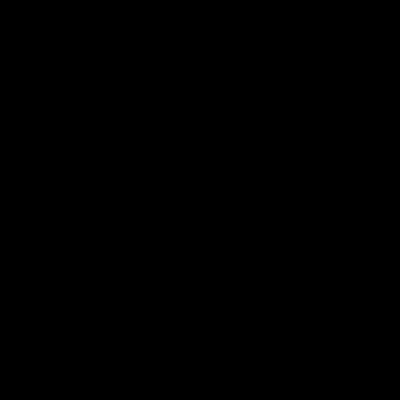
Frame 1 (no input)
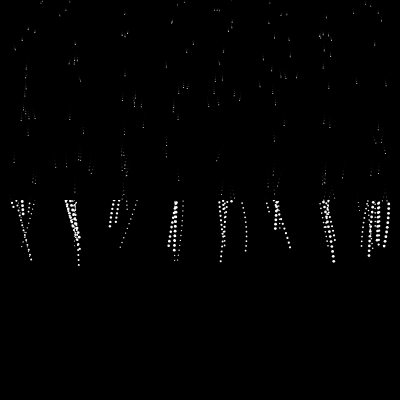
Frame 60 (no input)
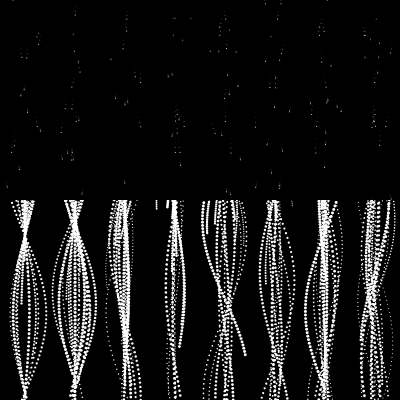
Frame 120 (the mouse pressed at the canvas centre since frame 60)

The p5.js sketch that drew these frames (run headless with seeded random() and noise() and a simulated clock; from frame 60 on, the mouse is pressed at the canvas centre):

// p5.js sketch
// ── sketch.js
/* ungolfed version of https://x.com/azeemstweet/status/2012565871604924760 */

/* This will now create a dust/snow effect for the first half of the canvas but once a particle gets beyond the halfway mark it will 
   no longer blank the canvas and the latter half of the canvas will fill up with a trail effect */

let points = [];

function setup() {
  createCanvas(400, 400);
  background(0);
  // Convenience refs
  let R = random;
  let w = width;

  // Build the array of point objects
  for (let band = 0; band < 8; band++) {
    for (let i = 0; i < 25; i++) {
      points.push({
        c: band * 50 + 25,      // base x position column
        o: i - random(25),              // offset for horizontal jitter
        v: R(0.4, 5), //           // velocity / brightness factor
        t: R(PI * band/4),     // phase offset
        y: -30,            // y
        w: 1              // strokeWeight
        
      });
    }
  }
}

function draw() {
  fill(0,150);
  noStroke();
  rect(0,0,400,200);
  
  for (let p of points) {
    stroke(p.v * 255);

    if (p.y > 200 && p.w === 1){
      p.w = random(1,3);
      
    }
    
   
    
    strokeWeight(p.w);
    
    // Horizontal wobble
    let x = p.c + p.o * cos(p.y * 0.02 + p.t);

    // Draw
    point(x, p.y);

    // Move down
    p.y += p.v;

    // Wrap to top
    
    if (p.y > height) {
      
      p.y = 0;
      p.w = 1;
    }
  }
}
